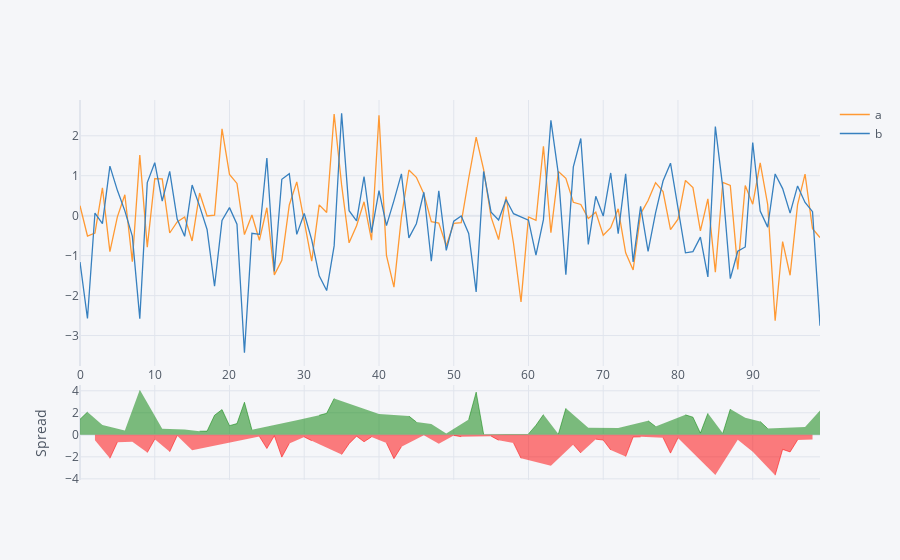

Source (notebook cell):
### Code cell
dataframe[["a", "b"]].iplot(kind="spread")
